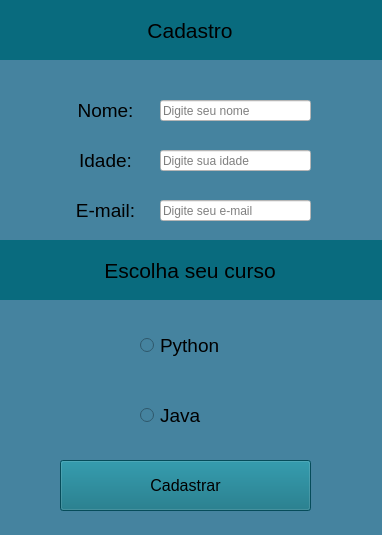
<?xml version="1.0" encoding="UTF-8"?>
<ui version="4.0">
 <class>MainWindow</class>
 <widget class="QMainWindow" name="MainWindow">
  <property name="geometry">
   <rect>
    <x>0</x>
    <y>0</y>
    <width>382</width>
    <height>535</height>
   </rect>
  </property>
  <property name="windowTitle">
   <string>MainWindow</string>
  </property>
  <property name="styleSheet">
   <string notr="true">background-color: rgb(69, 131, 159);</string>
  </property>
  <widget class="QWidget" name="centralwidget">
   <widget class="QLabel" name="label">
    <property name="geometry">
     <rect>
      <x>-10</x>
      <y>0</y>
      <width>400</width>
      <height>60</height>
     </rect>
    </property>
    <property name="font">
     <font>
      <pointsize>16</pointsize>
     </font>
    </property>
    <property name="styleSheet">
     <string notr="true">background-color: rgb(9, 107, 126);</string>
    </property>
    <property name="text">
     <string>Cadastro</string>
    </property>
    <property name="alignment">
     <set>Qt::AlignCenter</set>
    </property>
   </widget>
   <widget class="QLabel" name="label_2">
    <property name="geometry">
     <rect>
      <x>60</x>
      <y>90</y>
      <width>91</width>
      <height>41</height>
     </rect>
    </property>
    <property name="font">
     <font>
      <pointsize>14</pointsize>
     </font>
    </property>
    <property name="styleSheet">
     <string notr="true">background-color: rgb(69, 131, 159);</string>
    </property>
    <property name="text">
     <string>Nome:</string>
    </property>
    <property name="alignment">
     <set>Qt::AlignCenter</set>
    </property>
   </widget>
   <widget class="QLabel" name="lable_senha">
    <property name="geometry">
     <rect>
      <x>60</x>
      <y>140</y>
      <width>91</width>
      <height>41</height>
     </rect>
    </property>
    <property name="font">
     <font>
      <pointsize>14</pointsize>
     </font>
    </property>
    <property name="styleSheet">
     <string notr="true">background-color: rgb(69, 131, 159);</string>
    </property>
    <property name="text">
     <string>Idade:</string>
    </property>
    <property name="alignment">
     <set>Qt::AlignCenter</set>
    </property>
   </widget>
   <widget class="QLineEdit" name="nome">
    <property name="geometry">
     <rect>
      <x>160</x>
      <y>100</y>
      <width>151</width>
      <height>21</height>
     </rect>
    </property>
    <property name="styleSheet">
     <string notr="true">background-color: rgb(255, 255, 255);</string>
    </property>
    <property name="placeholderText">
     <string>Digite seu nome</string>
    </property>
   </widget>
   <widget class="QLineEdit" name="idade">
    <property name="geometry">
     <rect>
      <x>160</x>
      <y>150</y>
      <width>151</width>
      <height>21</height>
     </rect>
    </property>
    <property name="styleSheet">
     <string notr="true">background-color: rgb(255, 255, 255);</string>
    </property>
    <property name="text">
     <string/>
    </property>
    <property name="echoMode">
     <enum>QLineEdit::Normal</enum>
    </property>
    <property name="readOnly">
     <bool>false</bool>
    </property>
    <property name="placeholderText">
     <string>Digite sua idade</string>
    </property>
   </widget>
   <widget class="QPushButton" name="cadastrar">
    <property name="geometry">
     <rect>
      <x>60</x>
      <y>460</y>
      <width>251</width>
      <height>51</height>
     </rect>
    </property>
    <property name="font">
     <font>
      <pointsize>12</pointsize>
     </font>
    </property>
    <property name="styleSheet">
     <string notr="true">background-color: rgb(9, 107, 126);</string>
    </property>
    <property name="text">
     <string>Cadastrar</string>
    </property>
   </widget>
   <widget class="QLabel" name="lable_senha_2">
    <property name="geometry">
     <rect>
      <x>60</x>
      <y>190</y>
      <width>91</width>
      <height>41</height>
     </rect>
    </property>
    <property name="font">
     <font>
      <pointsize>14</pointsize>
     </font>
    </property>
    <property name="styleSheet">
     <string notr="true">background-color: rgb(69, 131, 159);</string>
    </property>
    <property name="text">
     <string>E-mail:</string>
    </property>
    <property name="alignment">
     <set>Qt::AlignCenter</set>
    </property>
   </widget>
   <widget class="QLineEdit" name="email">
    <property name="geometry">
     <rect>
      <x>160</x>
      <y>200</y>
      <width>151</width>
      <height>21</height>
     </rect>
    </property>
    <property name="styleSheet">
     <string notr="true">background-color: rgb(255, 255, 255);</string>
    </property>
    <property name="echoMode">
     <enum>QLineEdit::Normal</enum>
    </property>
    <property name="readOnly">
     <bool>false</bool>
    </property>
    <property name="placeholderText">
     <string>Digite seu e-mail</string>
    </property>
   </widget>
   <widget class="QLabel" name="label_3">
    <property name="geometry">
     <rect>
      <x>-10</x>
      <y>240</y>
      <width>400</width>
      <height>60</height>
     </rect>
    </property>
    <property name="font">
     <font>
      <pointsize>16</pointsize>
     </font>
    </property>
    <property name="styleSheet">
     <string notr="true">background-color: rgb(9, 107, 126);</string>
    </property>
    <property name="text">
     <string>Escolha seu curso</string>
    </property>
    <property name="alignment">
     <set>Qt::AlignCenter</set>
    </property>
   </widget>
   <widget class="QRadioButton" name="curso1">
    <property name="geometry">
     <rect>
      <x>140</x>
      <y>320</y>
      <width>91</width>
      <height>51</height>
     </rect>
    </property>
    <property name="font">
     <font>
      <pointsize>14</pointsize>
     </font>
    </property>
    <property name="text">
     <string>Python</string>
    </property>
   </widget>
   <widget class="QRadioButton" name="curso2">
    <property name="geometry">
     <rect>
      <x>140</x>
      <y>390</y>
      <width>91</width>
      <height>51</height>
     </rect>
    </property>
    <property name="font">
     <font>
      <pointsize>14</pointsize>
     </font>
    </property>
    <property name="text">
     <string>Java</string>
    </property>
   </widget>
  </widget>
  <widget class="QStatusBar" name="statusbar"/>
 </widget>
 <resources/>
 <connections/>
</ui>
